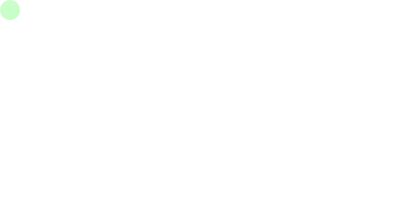
Frame 1 (no input)
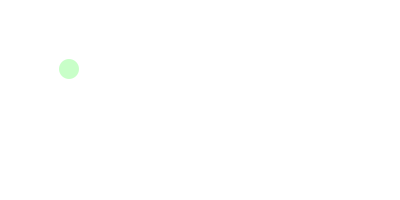
Frame 60 (the mouse pressed at the canvas centre just before this capture)
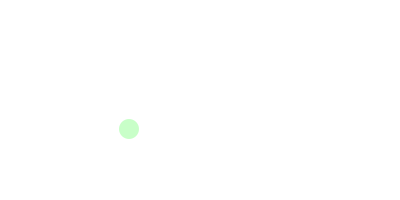
Frame 120 (the mouse held since frame 60 and released just before this capture)

The Processing sketch that drew these frames (run headless with seeded random() and noise(); from frame 60 on, the mouse is pressed at the canvas centre):

// Processing sketch: LinearMotion
// ── LinearMotion.pde
void setup(){
  size(400,200);
  smooth();
  noStroke();
  fill(200,255,200);
  ellipseMode(CORNER);
  frameRate(30);
}
int d = 20, x = 0,vx= 1,y = 0, vy = 1;
void draw(){
  int h = height - d,w = width - d;
  background(255);
  ellipse(x,y,d,d);
  if(x>=w||x<0){vx = -1*vx;}
  if(y>=h||y<0){vy = -1*vy;}
  x += vx;y += vy;
}
